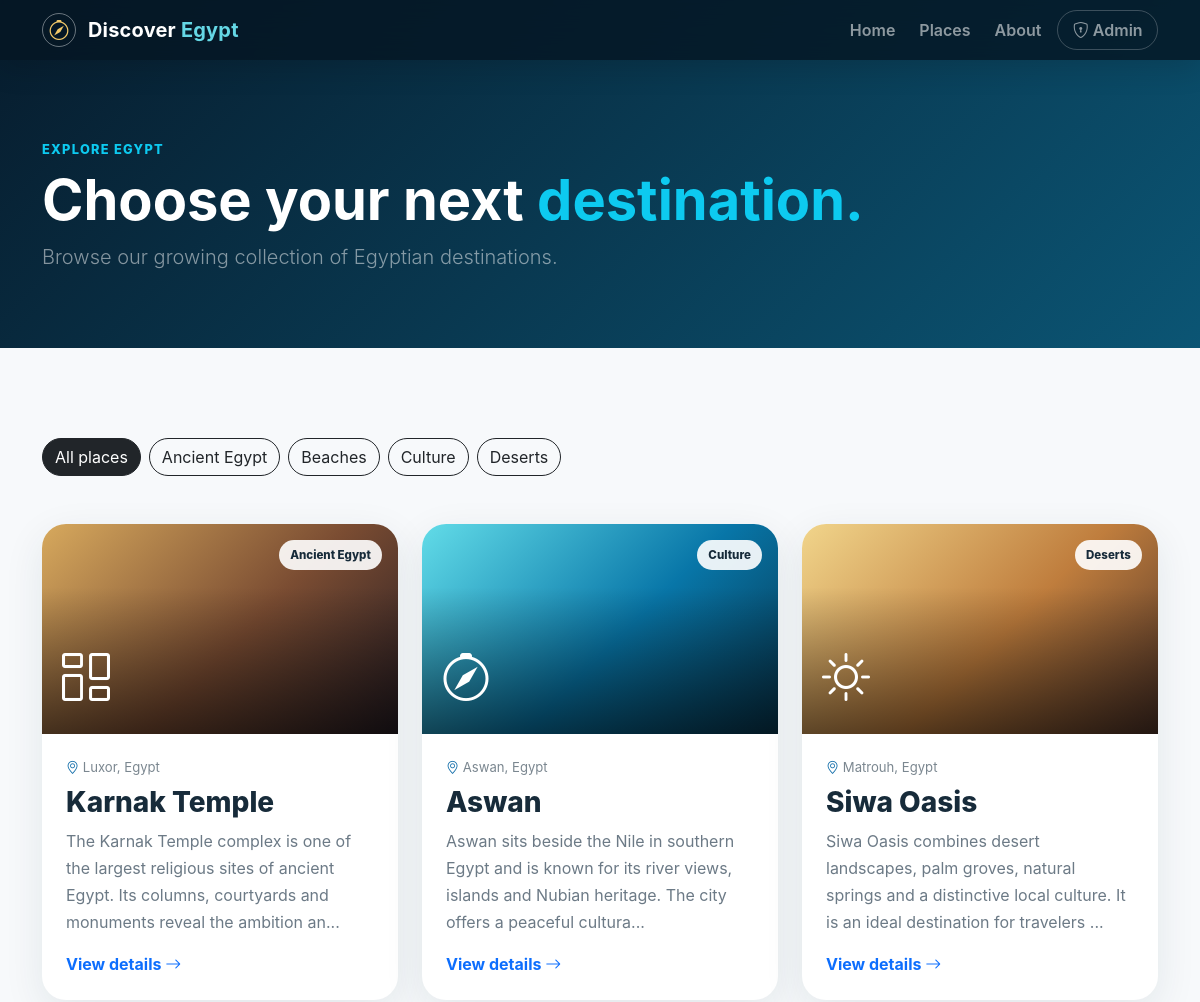
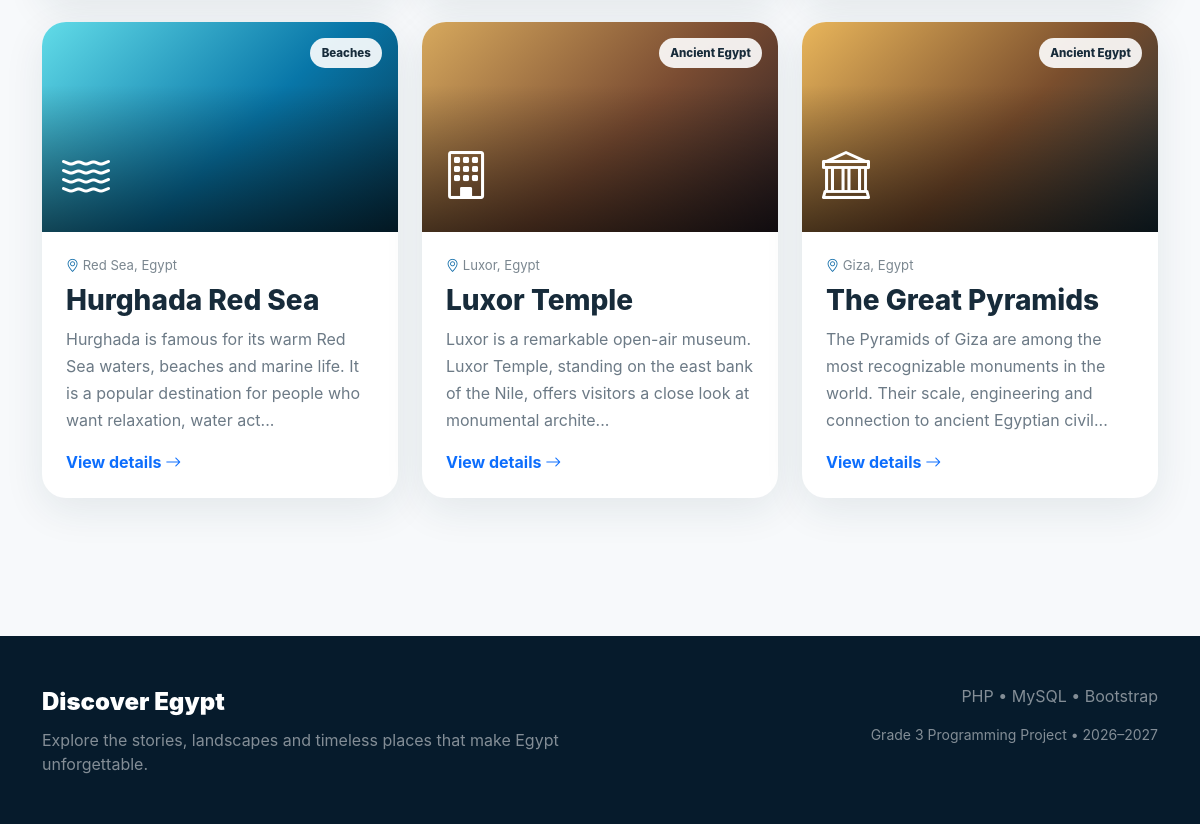
Page /places.php on the committed database (2 pictures, top to bottom).
### tables this page shows
CREATE TABLE categories (
    id INT AUTO_INCREMENT PRIMARY KEY,
    name VARCHAR(100) NOT NULL UNIQUE
);

CREATE TABLE posts (
    id INT AUTO_INCREMENT PRIMARY KEY,
    title VARCHAR(180) NOT NULL,
    content TEXT NOT NULL,
    location VARCHAR(150) NOT NULL,
    category_id INT NOT NULL,
    status ENUM('published','draft') NOT NULL DEFAULT 'published',
    visual_class VARCHAR(50) NOT NULL DEFAULT 'visual-pyramid',
    icon VARCHAR(60) NOT NULL DEFAULT 'bi-bank',
    created_at TIMESTAMP DEFAULT CURRENT_TIMESTAMP,
    CONSTRAINT fk_posts_category FOREIGN KEY (category_id) REFERENCES categories(id)
        ON UPDATE CASCADE ON DELETE RESTRICT
);

### places.php (the view, shortened to what this page needs)
<?php
require_once __DIR__ . '/config.php';
$cat = isset($_GET['category']) ? (int)$_GET['category'] : 0;
$categories = $pdo->query("SELECT * FROM categories ORDER BY name")->fetchAll();
if ($cat) {
  $stmt = $pdo->prepare("SELECT p.*, c.name AS category_name FROM posts p JOIN categories c ON c.id=p.category_id WHERE p.status='published' AND p.category_id=? ORDER BY p.id DESC");
  $stmt->execute([$cat]);
} else {
  $stmt = $pdo->query("SELECT p.*, c.name AS category_name FROM posts p JOIN categories c ON c.id=p.category_id WHERE p.status='published' ORDER BY p.id DESC");
}
$posts = $stmt->fetchAll();
include __DIR__ . '/includes/header.php';
?>
<section class="detail-hero"><div class="container"><div class="kicker text-info">Explore Egypt</div><h1 class="display-4 fw-bold mt-2">Choose your next <span class="text-info">destination.</span></h1><p class="lead text-white-50">Browse our growing collection of Egyptian destinations.</p></div></section>
<section class="section">
<div class="container">
 <div class="d-flex flex-wrap gap-2 mb-5">
   <a class="btn <?= !$cat ? 'btn-dark':'btn-outline-dark' ?> rounded-pill" href="places.php">All places</a>
   <?php foreach($categories as $c): ?>
     <a class="btn <?= $cat==$c['id'] ? 'btn-dark':'btn-outline-dark' ?> rounded-pill" href="?category=<?= (int)$c['id'] ?>"><?= htmlspecialchars($c['name']) ?></a>
   <?php endforeach; ?>
 </div>
 <div class="row g-4">
 <?php foreach($posts as $post): ?>
  <div class="col-md-6 col-lg-4">
   <article class="place-card">
    <div class="place-visual <?= htmlspecialchars($post['visual_class']) ?>">
      <span class="place-badge"><?= htmlspecialchars($post['category_name']) ?></span>
      <div class="place-icon"><i class="bi <?= htmlspecialchars($post['icon']) ?>"></i></div>
    </div>
    <div class="card-body">
      <div class="meta mb-2"><i class="bi bi-geo-alt"></i> <?= htmlspecialchars($post['location']) ?></div>
      <h3><?= htmlspecialchars($post['title']) ?></h3>
      <p><?= htmlspecialchars(mb_strimwidth($post['content'],0,145,'...')) ?></p>
      <a class="text-decoration-none fw-bold" href="post.php?id=<?= (int)$post['id'] ?>">View details <i class="bi bi-arrow-right"></i></a>
    </div>
   </article>
  </div>
 <?php endforeach; ?>
 </div>
</div>
</section>
<?php include __DIR__ . '/includes/footer.php'; ?>

### assets/css/style.css (style rules this page uses)
:root { --navy:#071c2d; --blue:#0e6ba8; --cyan:#25c4d8; --sand:#f3c969; --cream:#fffaf0; --ink:#172b3a; --muted:#6c7a86; }
* { box-sizing:border-box }
body { font-family:Inter,system-ui,-apple-system,BlinkMacSystemFont,"Segoe UI",sans-serif;background:#f7f9fb;color:var(--ink) }
.section { padding:90px 0 }
.kicker { color:var(--blue);font-weight:800;text-transform:uppercase;letter-spacing:.1em;font-size:.8rem }
.place-card { height:100%;border:0;border-radius:24px;overflow:hidden;background:white;box-shadow:0 12px 40px rgba(20,50,70,.09);transition:.25s }
.place-visual { height:210px;position:relative;display:flex;align-items:flex-end;padding:20px;overflow:hidden }
.place-visual:after { content:"";position:absolute;inset:0;background:linear-gradient(transparent 30%,rgba(0,0,0,.55)) }
.visual-pyramid { background:linear-gradient(135deg,#e9b65b,#7a4e2d 55%,#152b37) }
.visual-sea { background:linear-gradient(135deg,#62dce8,#0876a8 55%,#06344c) }
.visual-temple { background:linear-gradient(135deg,#d7a95d,#7a4c32 55%,#241b22) }
.visual-desert { background:linear-gradient(135deg,#f1d58b,#bf7d3d 55%,#4d3227) }
.place-icon { position:relative;z-index:2;color:white;font-size:3rem }
.place-badge { position:absolute;z-index:3;top:16px;right:16px;background:rgba(255,255,255,.9);color:var(--ink);padding:.4rem .7rem;border-radius:999px;font-size:.72rem;font-weight:800 }
.place-card .card-body { padding:24px }
.place-card h3 { font-weight:850 }
.place-card p { color:var(--muted);line-height:1.7 }
.meta { font-size:.82rem;color:#7b8790 }
.meta i { color:var(--blue) }
.detail-hero { padding:140px 0 60px;background:linear-gradient(135deg,#071c2d,#0b5574);color:#fff }

### rows in the picture
categories: name "Ancient Egypt"
categories: name "Beaches"
categories: name "Culture"
categories: name "Deserts"
posts: category.name "Ancient Egypt", location "Luxor, Egypt", title "Karnak Temple", content "The Karnak Temple complex is one of the largest religious sites of ancient Egypt. Its columns, courtyards and monuments reveal the ambition an..."
posts: category.name "Culture", location "Aswan, Egypt", title "Aswan", content "Aswan sits beside the Nile in southern Egypt and is known for its river views, islands and Nubian heritage. The city offers a peaceful cultura..."
posts: category.name "Deserts", location "Matrouh, Egypt", title "Siwa Oasis", content "Siwa Oasis combines desert landscapes, palm groves, natural springs and a distinctive local culture. It is an ideal destination for travelers ..."
posts: category.name "Beaches", location "Red Sea, Egypt", title "Hurghada Red Sea", content "Hurghada is famous for its warm Red Sea waters, beaches and marine life. It is a popular destination for people who want relaxation, water act..."
posts: category.name "Ancient Egypt", location "Luxor, Egypt", title "Luxor Temple", content "Luxor is a remarkable open-air museum. Luxor Temple, standing on the east bank of the Nile, offers visitors a close look at monumental archite..."
posts: category.name "Ancient Egypt", location "Giza, Egypt", title "The Great Pyramids", content "The Pyramids of Giza are among the most recognizable monuments in the world. Their scale, engineering and connection to ancient Egyptian civil..."
